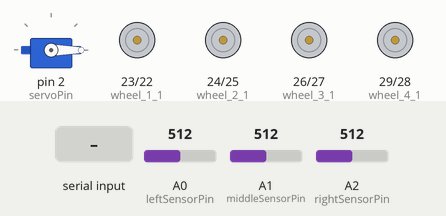
Bench run of a sketch on a simulated Arduino Mega 2560, built with avr-gcc and run on an emulated ATmega2560. Parts: servo, motor-driver pin pairs drawn as motors (green arrow = first pin HIGH = forward, orange = second pin HIGH = backward, longer = more drive). The inputs (shaded band) are chosen by the test bench; at power-on: A0 (leftSensorPin) = 512, A2 (rightSensorPin) = 512, A1 (middleSensorPin) = 512.

Above: at 1.2 s.
1.3 s: byte 30 received over Serial
At 1.9 s:
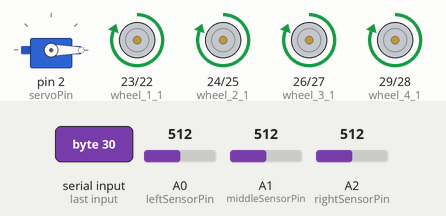
2.8 s: A0 (leftSensorPin) set to 487
At 4.0 s:
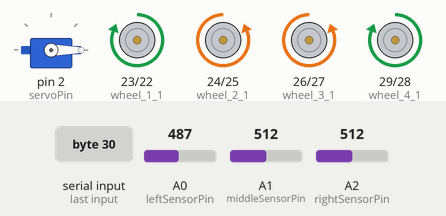
4.3 s: A0 (leftSensorPin) set to 510
At 5.3 s:
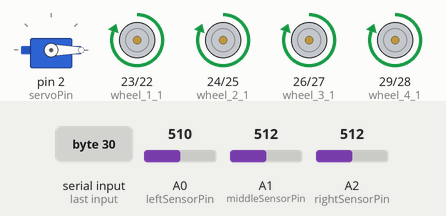
5.8 s: A2 (rightSensorPin) set to 487
At 6.5 s:
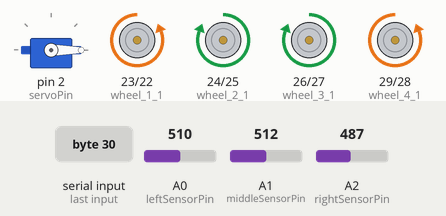
7.3 s: A2 (rightSensorPin) set to 510
At 7.6 s:
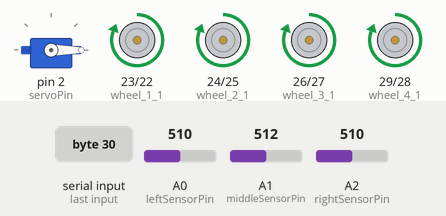
Timing chart, 0 to 9.8 s (numbered marks = the images above; inputs shaded):
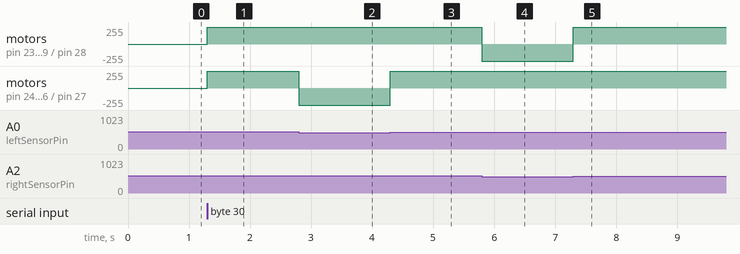

Measured:
- the behaviour switches between 500 and 499 on A0 (leftSensorPin) (found by bisection; images 1 and 2)
- the behaviour switches between 500 and 499 on A2 (rightSensorPin) (found by bisection; images 3 and 4)
- after the input at 1.3 s, motor on pin 23 (wheel_1_1) / pin 22 (wheel_1_2), motor on pin 24 (wheel_2_1) / pin 25 (wheel_2_2), motor on pin 26 (wheel_3_1) / pin 27 (wheel_3_2), motor on pin 29 (wheel_4_1) / pin 28 (wheel_4_2): stopped → forward 255/255 at once
- after the input at 2.8 s, motor on pin 24 (wheel_2_1) / pin 25 (wheel_2_2), motor on pin 26 (wheel_3_1) / pin 27 (wheel_3_2): forward 255/255 → backward 255/255 at once
- after the input at 4.3 s, motor on pin 24 (wheel_2_1) / pin 25 (wheel_2_2), motor on pin 26 (wheel_3_1) / pin 27 (wheel_3_2): backward 255/255 → forward 255/255 at once
- after the input at 5.8 s, motor on pin 23 (wheel_1_1) / pin 22 (wheel_1_2), motor on pin 29 (wheel_4_1) / pin 28 (wheel_4_2): forward 255/255 → backward 255/255 at once
- after the input at 7.3 s, motor on pin 23 (wheel_1_1) / pin 22 (wheel_1_2), motor on pin 29 (wheel_4_1) / pin 28 (wheel_4_2): backward 255/255 → forward 255/255 at once

The sketch:

line.ino
```cpp
#include <Servo.h> //모터제어 라이브러리 추가
Servo servo;

const int servoPin = 2; //모터핀
const int leftSensorPin = A0;   //적외선 센서 핀
const int middleSensorPin = A1;
const int rightSensorPin = A2;

const int wheel_1_1 = 23;    //메카넘휠 핀
const int wheel_1_2 = 22;
const int wheel_2_1 = 24;
const int wheel_2_2 = 25;
const int wheel_3_1 = 26;
const int wheel_3_2 = 27;
const int wheel_4_1 = 29;
const int wheel_4_2 = 28;
const int threshold = 500;    //센서 임계값   이거보다 작으면 검정색 감지
int count = 0;
//////////////////////////////////////////////////////////////////
void setup() {  //셋업
    servo.attach(servoPin); //모터
    pinMode(leftSensorPin, INPUT);     //적외선
    pinMode(middleSensorPin, INPUT);
    pinMode(rightSensorPin, INPUT);

    pinMode(wheel_1_1, OUTPUT);  //메카넘휠
    pinMode(wheel_1_2, OUTPUT);
    pinMode(wheel_2_1, OUTPUT);
    pinMode(wheel_2_2, OUTPUT);
    pinMode(wheel_3_1, OUTPUT);
    pinMode(wheel_3_2, OUTPUT);
    pinMode(wheel_4_1, OUTPUT);
    pinMode(wheel_4_2, OUTPUT);
    Serial.begin(9600);  //시리얼통신
}
/////////////////////////////////////////////////////////////////
void moveLeft() {   //좌회전
    digitalWrite(wheel_1_1, HIGH);
    digitalWrite(wheel_1_2, LOW);
    digitalWrite(wheel_2_1, LOW);
    digitalWrite(wheel_2_2, HIGH);
    digitalWrite(wheel_3_1, LOW);
    digitalWrite(wheel_3_2, HIGH);
    digitalWrite(wheel_4_1, HIGH);
    digitalWrite(wheel_4_2, LOW);
}

void moveRight() {   //우회전
    digitalWrite(wheel_1_1, LOW);
    digitalWrite(wheel_1_2, HIGH);
    digitalWrite(wheel_2_1, HIGH);
    digitalWrite(wheel_2_2, LOW);
    digitalWrite(wheel_3_1, HIGH);
    digitalWrite(wheel_3_2, LOW);
    digitalWrite(wheel_4_1, LOW);
    digitalWrite(wheel_4_2, HIGH);
}

void moveForward() { //전진
    digitalWrite(wheel_1_1, HIGH);
    digitalWrite(wheel_1_2, LOW);
    digitalWrite(wheel_2_1, HIGH);
    digitalWrite(wheel_2_2, LOW);
    digitalWrite(wheel_3_1, HIGH);
    digitalWrite(wheel_3_2, LOW);
    digitalWrite(wheel_4_1, HIGH);
    digitalWrite(wheel_4_2, LOW);
}

void stopMotors() {  //정지
    digitalWrite(wheel_1_1, LOW);
    digitalWrite(wheel_1_2, LOW);
    digitalWrite(wheel_2_1, LOW);
    digitalWrite(wheel_2_2, LOW);
    digitalWrite(wheel_3_1, LOW);
    digitalWrite(wheel_3_2, LOW);
    digitalWrite(wheel_4_1, LOW);
    digitalWrite(wheel_4_2, LOW);
}


void servoControl() {     //모터 제어코드
    int pos = 0;

     delay(2000);
    for (pos = 0; pos < 30; pos+=6) {  //사료통 열고
        servo.write(pos);
        delay(50);
    }
     delay(800);        //열고 대기부분 보고정해야됨
     servo.write(0);     //닫기
     delay(2000);        //어느정도 대기


}
///////////////////////////////////////////////////////////////////////////////
void oneCycle() {   //한바퀴 코드
    int count = 0;
    while (1) {
        int leftValue = analogRead(leftSensorPin);   //적외선센서 읽기
        int middleValue = analogRead(middleSensorPin);
        int rightValue = analogRead(rightSensorPin);

        if ((middleValue > threshold) && (rightValue > threshold) && (leftValue < threshold)) {  //좌회전
            moveLeft();
        }
        else if ((middleValue > threshold) && (rightValue < threshold) && (leftValue > threshold)) {  //우회전
            moveRight();
        }
        else if ((middleValue < threshold) && (rightValue > threshold) && (leftValue > threshold)) {  //직진1
            moveForward();
        }
        else if ((middleValue > threshold) && (rightValue > threshold) && (leftValue > threshold)) {  //직진2
            moveForward();
        }
        else if ((middleValue < threshold) && (rightValue < threshold) && (leftValue < threshold)) {  //센서,검정색 다 감지부분
            count++;
             Serial. print(count);
            if (count == 1 || count == 5 || count == 6 || count == 10) {  //모서리 회전부분
                moveForward();
                delay(500);
                while (1) {    //90도 회전할때 까지
                    int Value = analogRead(middleSensorPin);
                    moveLeft();
                    if (Value < threshold) break;
                }
            }
            else if (count == 11) {
                count = 0;
                stopMotors();
                break;
            }

            else {       // 소앞에 정지 부분
                stopMotors();
                delay(5000);
                servoControl();// 정지해서 밥주는 코드
                stopMotors();
                delay(4000);
                moveForward();
                delay(500);
            }
        }

    }
}
void sampleCycle() {   //한바퀴 코드
    int count = 0;
    while (1) {
        int leftValue = analogRead(leftSensorPin);   //적외선센서 읽기
        int middleValue = analogRead(middleSensorPin);
        int rightValue = analogRead(rightSensorPin);

        if ((middleValue > threshold) && (rightValue > threshold) && (leftValue < threshold)) {  //좌회전
            moveLeft();
        }
        else if ((middleValue > threshold) && (rightValue < threshold) && (leftValue > threshold)) {  //우회전
            moveRight();
        }
        else if ((middleValue < threshold) && (rightValue > threshold) && (leftValue > threshold)) {  //직진1
            moveForward();
        }
        else if ((middleValue > threshold) && (rightValue > threshold) && (leftValue > threshold)) {  //직진2
            moveForward();
        }
        else if ((middleValue < threshold) && (rightValue < threshold) && (leftValue < threshold)) {  //센서,검정색 다 감지부분
          count++;
          // 소앞에 정지 부분
          stopMotors();
          delay(5000);
          servoControl();// 정지해서 밥주는 코드
          stopMotors();
          delay(4000);
          moveForward();
          delay(500);

        }
        if(count==2)break;
    }
}
///////////////////////////////////////////////////////////////////////

/*
void loop() {
    servo.write(0);

   if (Serial.available() > 0) {
       int RunCount = Serial.read();  // 시리얼 포트에서 문자를 읽습니다.

        if(RunCount >0){
         for (int i = 0; i < RunCount; i++)
          {
              moveForward();
              delay(800);
              oneCycle();
              delay(10000); ///여기는 사용자 시간사이 대기 시간임
          }
          RunCount=0;
        }
        else
          stopMotors();
   }


}*/

void loop() {
    servo.write(0);

   if (Serial.available() > 0) {
       int RunCount = Serial.read();  // 시리얼 포트에서 문자를 읽습니다.

        if(RunCount >0){
         for (int i = 0; i < RunCount; i++)
          {

              sampleCycle();
              delay(10000); ///여기는 사용자 시간사이 대기 시간임
          }
          RunCount=0;
        }
        else
          stopMotors();
   }


}
```
